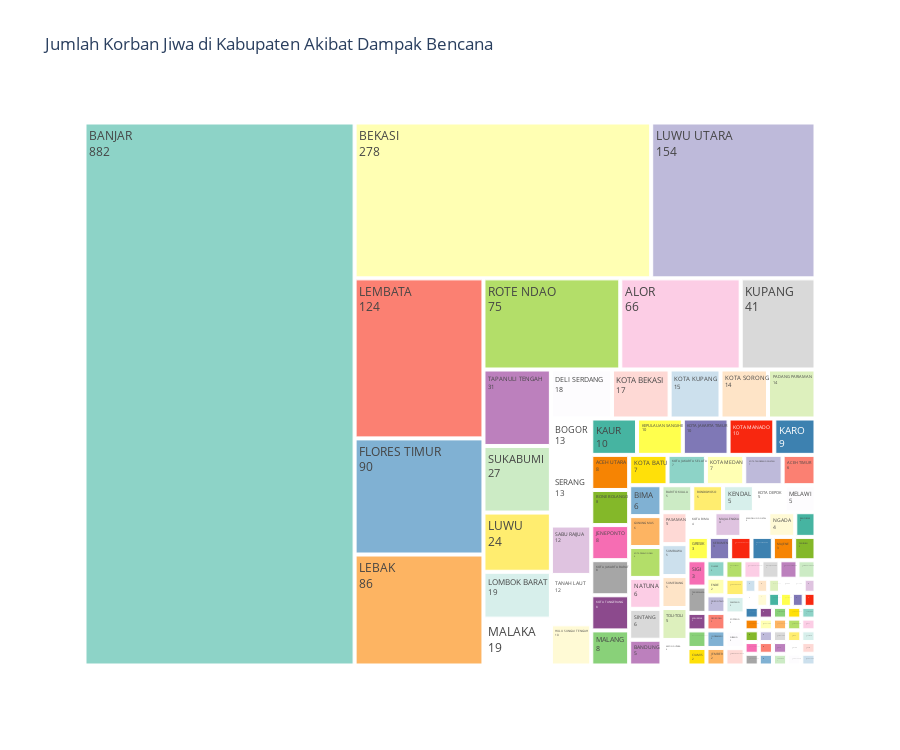

Write notebook code for a chart like this one.
### Code cell
fig = px.treemap(df, path=["Kabupaten"],values="korban_jiwa", height = 750,
                 title="Jumlah Korban Jiwa di Kabupaten Akibat Dampak Bencana",
                 color_discrete_sequence = px.colors.qualitative.Set3)

fig.update_traces(textinfo = "label+text+value")
fig.show()

### Figure 1 — Plotly figure (JSON) as saved in the notebook; plotly's stock layout.template omitted (floating-point values rounded to 4 significant figures; data arrays with more than 128 entries replaced by an {"elided": "..."} marker saying what was removed)
{"data": [{"branchvalues": "total", "domain": {"x": [0, 1], "y": [0, 1]}, "hovertemplate": "labels=%{label}<br>korban_jiwa=%{value}<br>parent=%{parent}<br>id=%{id}<extra></extra>", "ids": {"elided": "426 str values"}, "labels": {"elided": "426 str values"}, "name": "", "parents": {"elided": "426 str values"}, "textinfo": "label+text+value", "type": "treemap", "values": {"elided": "426 int values"}}], "layout": {"height": 750, "legend": {"tracegroupgap": 0}, "title": {"text": "Jumlah Korban Jiwa di Kabupaten Akibat Dampak Bencana"}, "treemapcolorway": ["rgb(141,211,199)", "rgb(255,255,179)", "rgb(190,186,218)", "rgb(251,128,114)", "rgb(128,177,211)", "rgb(253,180,98)", "rgb(179,222,105)", "rgb(252,205,229)", "rgb(217,217,217)", "rgb(188,128,189)", "rgb(204,235,197)", "rgb(255,237,111)"]}}
